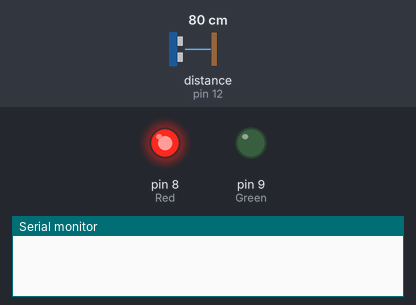
Recording of a sketch running on a simulated Arduino Uno, built with avr-gcc and run on an emulated ATmega328P. Parts: output pins drawn as LEDs (lit = HIGH), the last lines printed to the serial monitor. Wiring (inferred from the names in the program): ultrasonic range finder: trigger pin 11; echo pin 12. The inputs (shaded band) are chosen by the test bench; at power-on: distance to the obstacle (sensor on pin 12) 80 cm. The echo pulse lasts 58.3 µs per cm; pins used as bus, display or sensor lines are not drawn.

Above: at 0.1 s.
At 3.3 s:
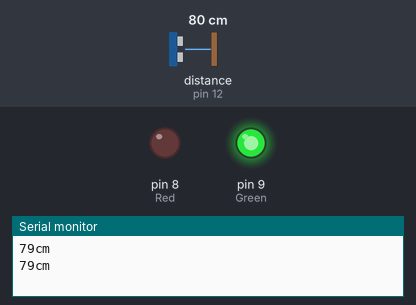
Timing chart, 0 to 4.8 s (numbered marks = the images above):
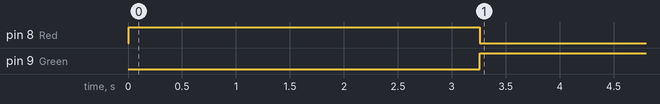

The sketch:

AutomaticCupboardLight.ino
```cpp
int trigPin = 11;    // Trigger
int echoPin = 12;    // Echo
//int led = 8;
const int Red = 8;
const int Green = 9;
long duration, cm, last;

void setup() {
  //Serial Port begin
  Serial.begin (9600);
  //Define inputs and outputs
  pinMode(trigPin, OUTPUT);
  pinMode(echoPin, INPUT);
  //pinMode(led, OUTPUT);
  pinMode(Red, OUTPUT);
  pinMode(Green, OUTPUT);
}

void loop() {
  //digitalWrite(speaker, LOW);
  // The sensor is triggered by a HIGH pulse of 10 or more microseconds.
  // Give a short LOW pulse beforehand to ensure a clean HIGH pulse:
  digitalWrite(trigPin, LOW);
  delayMicroseconds(5);
  digitalWrite(trigPin, HIGH);
  delayMicroseconds(10);
  digitalWrite(trigPin, LOW);

  // Read the signal from the sensor: a HIGH pulse whose
  // duration is the time (in microseconds) from the sending
  // of the ping to the reception of its echo off of an object.
  pinMode(echoPin, INPUT);
  duration = pulseIn(echoPin, HIGH);

  // Convert the time into a distance
  cm = (duration/2) / 29.1;     // Divide by 29.1 or multiply by 0.0343

  if(cm != last){
  digitalWrite(Red, HIGH);
  digitalWrite(Green,LOW);
  delay(3000);
  }
  else {
    digitalWrite(Green, HIGH);
  digitalWrite(Red,LOW);
  }
  //if(cm < 10) digitalWrite(speaker, HIGH);
  Serial.print(cm);
  Serial.print("cm");
  Serial.println();

  delay(250);
  last = cm;
}
```

Measured:
- by itself, pin 8 (Red): LOW → HIGH at 0.01 s, → LOW 3.3 s later
- by itself, pin 9 (Green): LOW → HIGH at 3.3 s
